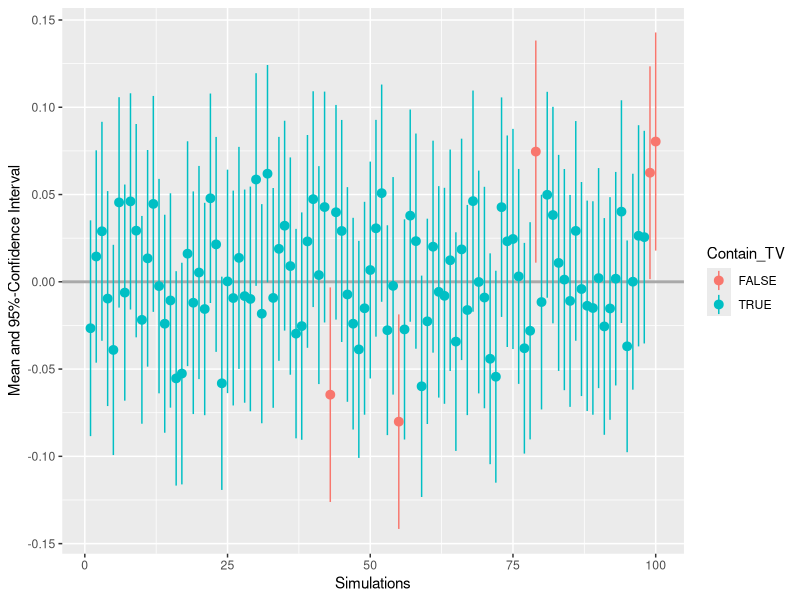
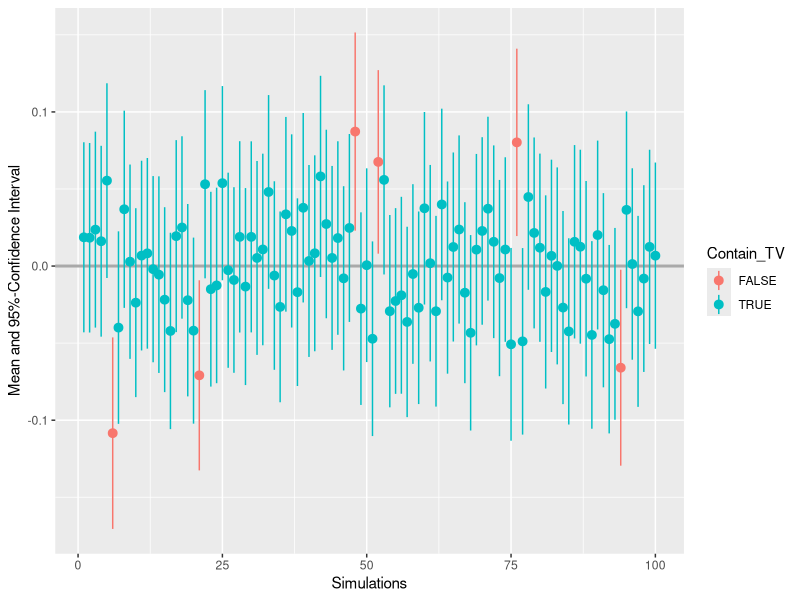
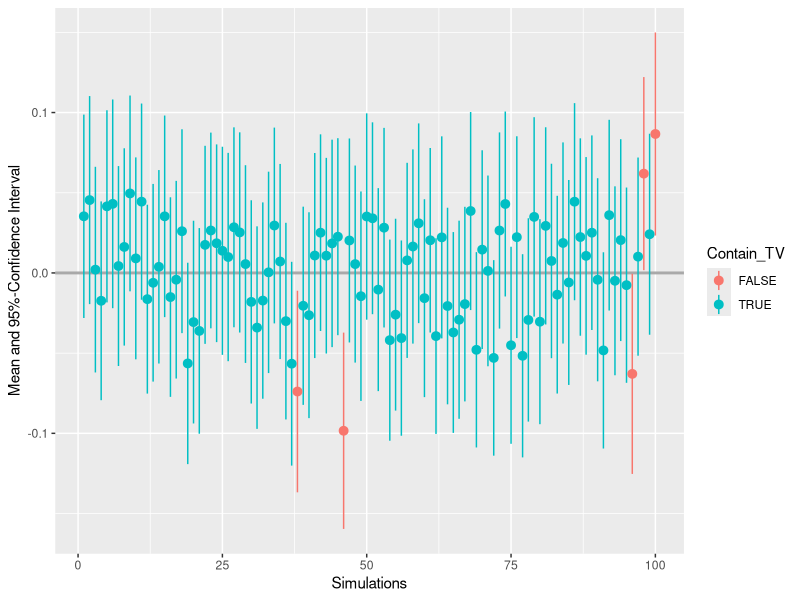
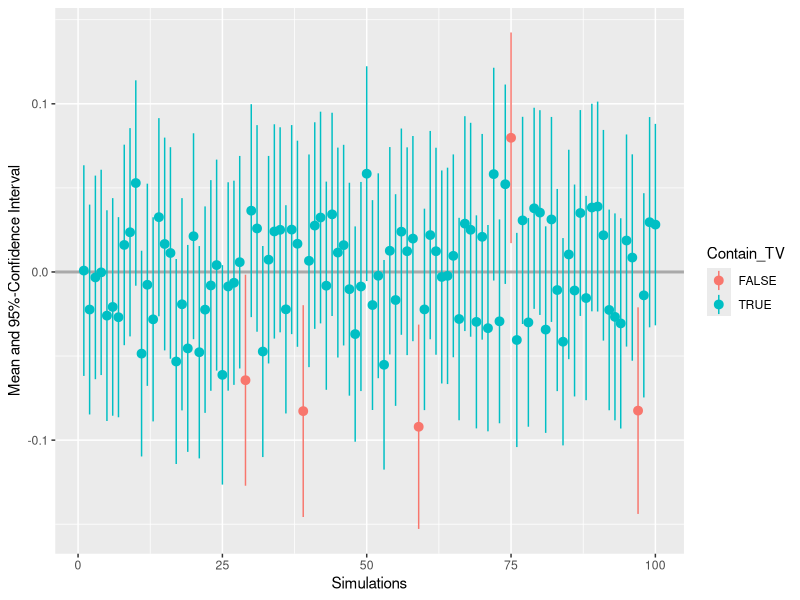

The R script that drew these images, in order:
## ---- chunk 1
# needed packages
library(ggplot2)
library(tidyverse)
## ---- chunk 2
# MC - question 1

# Function for Confidence interval table
MC_exercise <- function(num_sim, seed){
  
  # set seed for reproducability
  set.seed(seed)
  
  # make table to store
  big_table <- matrix(data = 0, ncol = 4, nrow = num_sim)
    
  # draw random data
    for(i in 1:num_sim){
      samp <- rnorm(1000)
      
      # create data for table
      big_table[i, 1] <- 0 - mean(samp)
      big_table[i, 2] <- sqrt(var(samp))/sqrt(1000)
      big_table[i, 3] <- mean(samp) - (1.96*(sqrt(var(samp))/sqrt(1000)))
      big_table[i, 4] <- mean(samp) + (1.96*(sqrt(var(samp))/sqrt(1000)))
    }
  
  # print outcome
  print(as.data.frame(big_table))
}

# run with seed
MC_exercise(100, seed = 1234)
## ---- chunk 3
# MC - question 2 (add graph)

# Function for Confidence interval table
MC_exercise <- function(num_sim, seed){
  
  # set seed for reproducability
  set.seed(seed)
  
  # make table to store
  big_table <- matrix(data = 0, ncol = 5, nrow = num_sim)
    
  # draw random data
    for(i in 1:num_sim){
      samp <- rnorm(1000)
      
      # create data for table
      big_table[i, 1] <- mean(samp)
      big_table[i, 2] <- 0 - mean(samp)
      big_table[i, 3] <- sqrt(var(samp))/sqrt(1000)
      big_table[i, 4] <- mean(samp) - (1.96*(sqrt(var(samp))/sqrt(1000)))
      big_table[i, 5] <- mean(samp) + (1.96*(sqrt(var(samp))/sqrt(1000)))
      
    }
  
  colnames(big_table) <- c("mean", "bias", "SE", "Lower", "Upper")
  big_new <- big_table %>% as.data.frame() %>% 
        mutate(Contain_TV = Lower < 0 & Upper > 0)
  
  # print outcome
  limits <- c(min(big_new$Lower), max(big_new$Upper))
  ggplot(big_new, aes((1:nrow(big_new)), mean, colour = Contain_TV)) + 
       geom_hline(aes(yintercept = 0), col = "darkgrey", size = 1) +
    geom_pointrange(aes(ymin = Lower, ymax = Upper)) +
    xlab("Simulations") +
    ylab("Mean and 95%-Confidence Interval")
}

# run with seed
MC_exercise(100, seed = 1234)

MC_exercise(100, seed = 333)

MC_exercise(100, seed = 2214)
## ---- chunk 4
# Question d: adding information on 'false' intervals

# Function for Confidence interval table
MC_exercise <- function(num_sim, seed){
  
  # set seed for reproducability
  set.seed(seed)
  
  # make table to store
  big_table <- matrix(data = 0, ncol = 5, nrow = num_sim)
    
  # draw random data
    for(i in 1:num_sim){
      samp <- rnorm(1000)
      
      # create data for table
      big_table[i, 1] <- mean(samp)
      big_table[i, 2] <- 0 - mean(samp)
      big_table[i, 3] <- sqrt(var(samp))/sqrt(1000)
      big_table[i, 4] <- mean(samp) - (1.96*(sqrt(var(samp))/sqrt(1000)))
      big_table[i, 5] <- mean(samp) + (1.96*(sqrt(var(samp))/sqrt(1000)))
      
    }
  
  colnames(big_table) <- c("mean", "bias", "SE", "Lower", "Upper")
  big_new <- big_table %>% as.data.frame() %>% 
        mutate(Contain_TV = Lower < 0 & Upper > 0)
  
  # print outcome
  limits <- c(min(big_new$Lower), max(big_new$Upper))
  print(ggplot(big_new, aes((1:nrow(big_new)), mean, colour = Contain_TV)) + 
       geom_hline(aes(yintercept = 0), col = "darkgrey", size = 1) +
    geom_pointrange(aes(ymin = Lower, ymax = Upper)) +
    xlab("Simulations") +
    ylab("Mean and 95%-Confidence Interval"))
  
false_table <- big_new %>% filter(Contain_TV == "FALSE")
print(false_table)
}

# test again
MC_exercise(100, 622)

